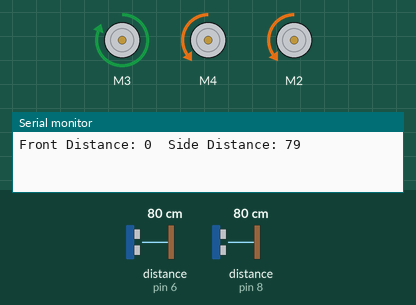
Simulated run of this sketch. Board: Arduino Uno, built with avr-gcc and run on an emulated ATmega328P. Shown: 3 × DC motor (green arrow = forward, orange = backward, longer = faster), the last lines printed to the serial monitor. Wiring (inferred from the names in the program): 2 × ultrasonic range finder: trigger pin 3, echo pin 6 / trigger pin 5, echo pin 8. Inputs (shaded band) come from the test bench; at power-on: distance to the obstacle (sensors on pin 6, pin 8) 80 cm. The echo pulse lasts 58.3 µs per cm.

Above: at 3.3 s.
3.4 s: distance to the obstacle (sensor on pin 6) set to 73 cm
7.2 s: distance to the obstacle (sensor on pin 6) set to 68 cm
At 9.1 s:
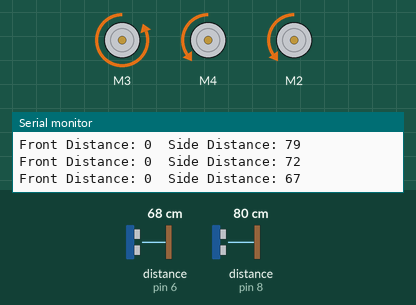
10.5 s: distance to the obstacle (sensor on pin 6) set to 120 cm
At 14.6 s:
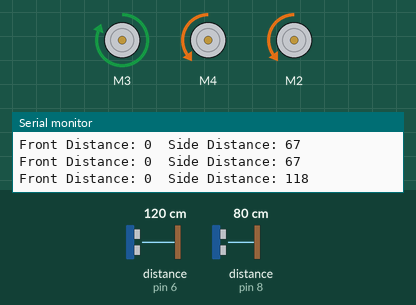
15.0 s: distance to the obstacle (sensor on pin 6) set to 2 cm
At 16.5 s:
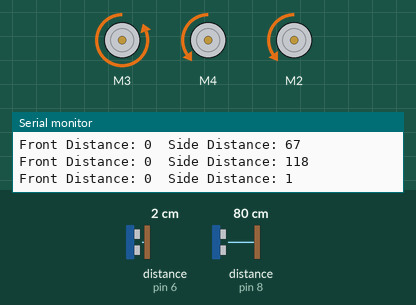
Timing chart, 0 to 18.0 s (numbered marks = the images above; inputs shaded):
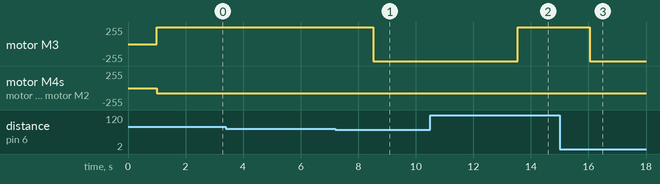

The sketch:

ArduinoEcholocation.ino
```cpp
#include <Wire.h>
#include <Adafruit_MotorShield.h>

// defines pin numbers and thresholds
#define SIDE_TRIG_PIN 5
#define SIDE_ECHO_PIN 6
#define FRONT_TRIG_PIN 3 // white is trig
#define FRONT_ECHO_PIN 8 // brown is echo
#define SIDE_THRESH_HIGH 70
#define SIDE_THRESH_LOW 45
#define FRONT_THRESH 50
#define SPEED 80

// setup motors on motor shield
Adafruit_MotorShield AFMS = Adafruit_MotorShield();
Adafruit_DCMotor *frontMotor = AFMS.getMotor(4);
Adafruit_DCMotor *rearMotor = AFMS.getMotor(2);
Adafruit_DCMotor *turnMotor = AFMS.getMotor(3);

// defines distance variables
int sideDist;
int frontDist;
int tmp;

// self-explanitory helper functions

void stopMotors() {
    frontMotor->run(RELEASE);
    rearMotor->run(RELEASE);
    turnMotor->run(RELEASE);
}

void goForward() {
    frontMotor->setSpeed(SPEED);
    frontMotor->run(FORWARD);
    rearMotor->setSpeed(SPEED);
    rearMotor->run(FORWARD);
}

void goBackward() {
    frontMotor->setSpeed(SPEED);
    frontMotor->run(BACKWARD);
    rearMotor->setSpeed(SPEED);
    rearMotor->run(BACKWARD);
}

void straighten() {
    turnMotor->setSpeed(0);
    delay(1);
    turnMotor->run(RELEASE);
}

void turnLeft() {
    turnMotor->setSpeed(255);
    turnMotor->run(FORWARD);
}

void turnRight() {
    turnMotor->setSpeed(255);
    turnMotor->run(BACKWARD);
}

void readSensors() {

    // clear the trig pins
    digitalWrite(SIDE_TRIG_PIN, LOW);
    digitalWrite(FRONT_TRIG_PIN, LOW);
    delayMicroseconds(2);

    // set the trig pins on HIGH state for 10 micro seconds
    digitalWrite(SIDE_TRIG_PIN, HIGH);
    digitalWrite(FRONT_TRIG_PIN, HIGH);
    delayMicroseconds(10);
    digitalWrite(SIDE_TRIG_PIN, LOW);
    digitalWrite(FRONT_TRIG_PIN, LOW);

    // read the echo pins, get the sound wave travel time in microseconds, calculate the distance
    tmp = pulseIn(SIDE_ECHO_PIN, HIGH) * 0.034/2;
    sideDist = (tmp != 0) ? tmp : sideDist;
    tmp = pulseIn(FRONT_ECHO_PIN, HIGH) * 0.034/2;
    frontDist = (tmp != 0) ? tmp : frontDist;
}


void setup() {

    // communication with sensors for debugging
    Serial.begin(9600);

    // start motor shield communication
    AFMS.begin();

    // set sensor pins accordingly
    pinMode(SIDE_TRIG_PIN, OUTPUT);
    pinMode(SIDE_ECHO_PIN, INPUT);
    pinMode(FRONT_TRIG_PIN, OUTPUT);
    pinMode(FRONT_ECHO_PIN, INPUT);
}

void loop() {

    readSensors();

    // debug code block here
    Serial.print("Front Distance: ");
    Serial.print(frontDist);
    Serial.print("\tSide Distance: ");
    Serial.println(sideDist);

    if (frontDist < FRONT_THRESH) {
        if (sideDist < SIDE_THRESH_HIGH) {  // when encountering front and side walls, backup to the right
            turnRight();
            goBackward();
            delay(1500);
        } else {                            // when encountering only the front wall, back up to the left
            turnLeft();
            goBackward();
            delay(1500);
        }
    } else {    // when in a hallway, try to keep an equal distance between the walls
        if (sideDist < SIDE_THRESH_LOW) {
            turnLeft();
            goForward();
        } else if (sideDist < SIDE_THRESH_HIGH){
            straighten();
            goForward();
        } else {
            turnRight();
            goForward();
        }
    }
}
```

Measured:
- the behaviour switches between 71 and 70 cm on distance to the obstacle (sensor on pin 6) (found by bisection; images 0 and 1)
- after the input at 7.2 s, motor M3: forward 255/255 → backward 255/255 after 1.3 s
- after the input at 10.5 s, motor M3: backward 255/255 → forward 255/255 after 3.0 s
- after the input at 15.0 s, motor M3: forward 255/255 → backward 255/255 after 1.0 s
